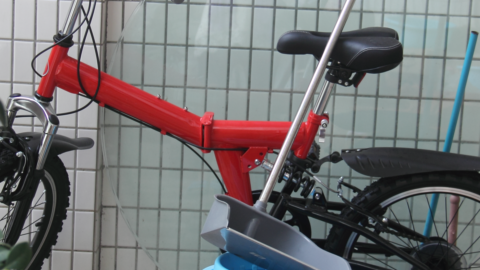
#> input picture streamlitapp/dataset1/Canon_60D/DPP0012.TIF, 480 x 270 px
$ python -i feature_extractor.py   (imports and definitions only)   (older library calls are emulated)
#> lines starting #> are read from the running program, lines starting #| are printed output that depends on the picture
import cv2
import numpy as np
import os
from PIL import Image
from PIL.ExifTags import TAGS
from scipy.stats import skew, kurtosis, entropy


# [39 lines left out: functions extract_exif_data, extract_color_features, not called in this run]


def extract_texture_features(gray):
    """Extract texture-based features"""
    # Edge detection
    edges = cv2.Canny(gray, 100, 200)
    edge_density = np.mean(edges > 0)

    # Gradient features
    grad_x = cv2.Sobel(gray, cv2.CV_64F, 1, 0, ksize=3)
    grad_y = cv2.Sobel(gray, cv2.CV_64F, 0, 1, ksize=3)
    gradient_magnitude = np.sqrt(grad_x**2 + grad_y**2)

    # Local Binary Pattern approximation
    lbp_var = np.var(gray)

    return {
        "edge_density": edge_density,
        "gradient_mean": np.mean(gradient_magnitude),
        "gradient_std": np.std(gradient_magnitude),
        "texture_variance": lbp_var
    }


# [89 lines left out: functions extract_features, estimate_jpeg_quality, not called in this run]

>>> import cv2
>>> picture = cv2.imread('../dataset1/Canon_60D/DPP0012.TIF', cv2.IMREAD_GRAYSCALE)
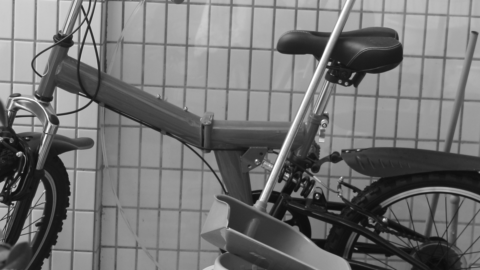
#> picture: shape (270, 480); min 11, max 254, mean 115.1
>>> result = extract_texture_features(picture)
#> in extract_texture_features, `edges = cv2.Canny(gray, 100, 200)`:
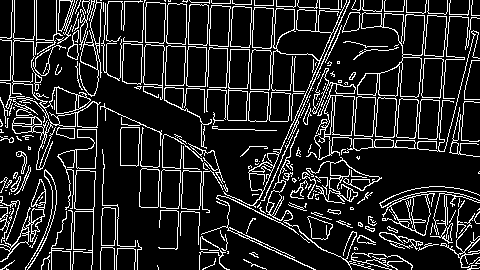
#> edges: shape (270, 480); 14.1% white in thin lines or dots
#> in extract_texture_features, `edge_density = np.mean(edges > 0)`: edge_density = 0.141
#> in extract_texture_features, `grad_x = cv2.Sobel(gray, cv2.CV_64F, 1, 0, ksize=3)`:
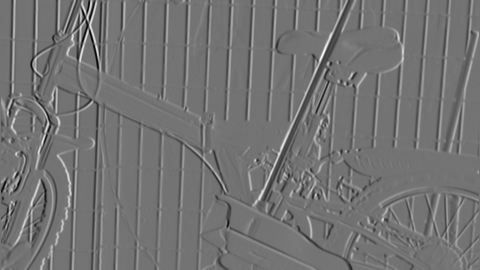
#> grad_x: shape (270, 480) float64; min -630, max 759, mean 0; drawn with min black and max white
#> in extract_texture_features, `grad_y = cv2.Sobel(gray, cv2.CV_64F, 0, 1, ksize=3)`:
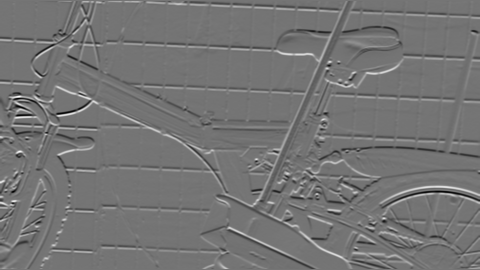
#> grad_y: shape (270, 480) float64; min -598, max 704, mean -2.1; drawn with min black and max white
#> in extract_texture_features, `gradient_magnitude = np.sqrt(grad_x**2 + grad_y**2)`:
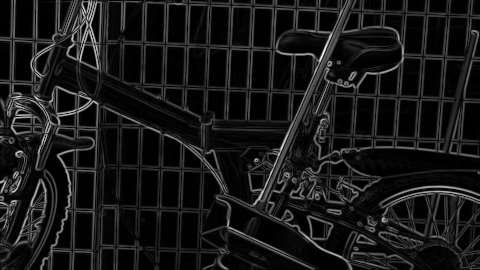
#> gradient_magnitude: shape (270, 480) float64; min 0, max 812.3, mean 78.3; drawn with min black and max white
#> in extract_texture_features, `lbp_var = np.var(gray)`: lbp_var = 2806
#> result = {'edge_density': 0.141, 'gradient_mean': 78.33, 'gradient_std': 102.9, 'texture_variance': 2806}

$ run again, on streamlitapp/dataset1/Canon_60D/DPP0033.TIF
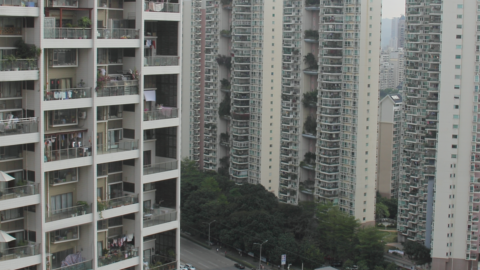
#> input picture streamlitapp/dataset1/Canon_60D/DPP0033.TIF, 480 x 270 px
#> in extract_texture_features, `edges = cv2.Canny(gray, 100, 200)`:
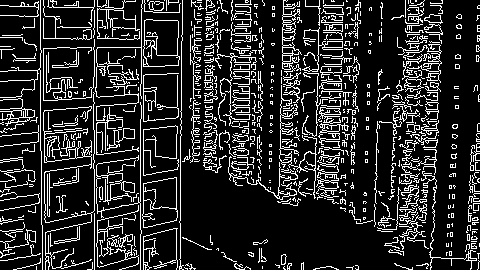
#> edges: shape (270, 480); 16.4% white in thin lines or dots
#> edge_density = 0.164
#> in extract_texture_features, `gradient_magnitude = np.sqrt(grad_x**2 + grad_y**2)`:
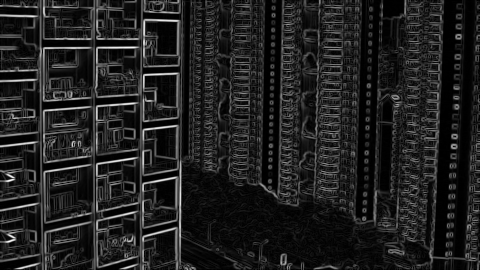
#> gradient_magnitude: shape (270, 480) float64; min 0, max 638.2, mean 81.6; drawn with min black and max white
#> lbp_var = 1970.5
#> result = {'edge_density': 0.164, 'gradient_mean': 81.57, 'gradient_std': 87.83, 'texture_variance': 1970.5}

$ run again, on streamlitapp/dataset1/Canon_60D/DPP0086.TIF
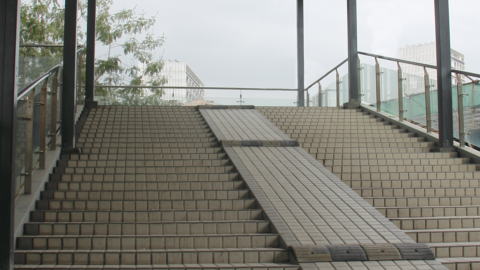
#> input picture streamlitapp/dataset1/Canon_60D/DPP0086.TIF, 480 x 270 px
#> in extract_texture_features, `edges = cv2.Canny(gray, 100, 200)`:
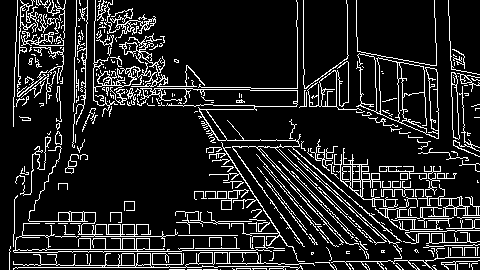
#> edges: shape (270, 480); 13.2% white in thin lines or dots
#> edge_density = 0.132
#> in extract_texture_features, `gradient_magnitude = np.sqrt(grad_x**2 + grad_y**2)`:
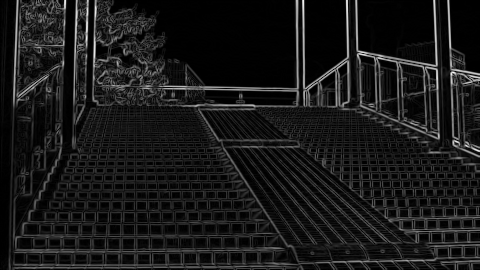
#> gradient_magnitude: shape (270, 480) float64; min 0, max 721.5, mean 72.3; drawn with min black and max white
#> lbp_var = 3743.2
#> result = {'edge_density': 0.132, 'gradient_mean': 72.27, 'gradient_std': 88.76, 'texture_variance': 3743.2}
